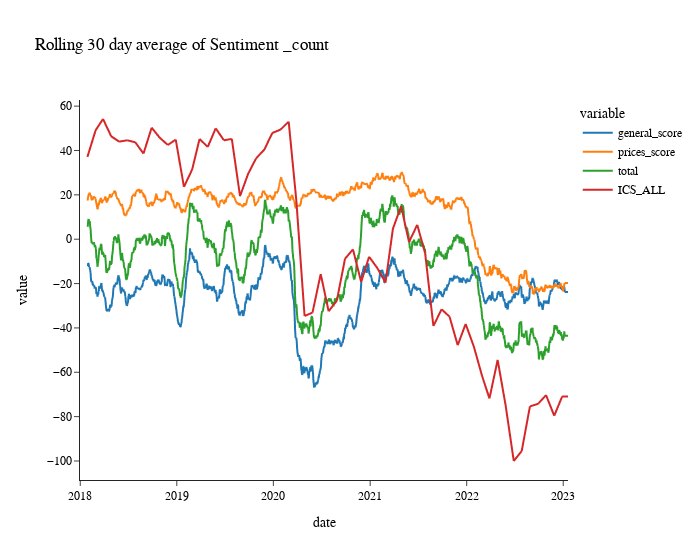

Notebook source saved alongside this figure:
### Code cell
#Collect Michigan Consumer Survey data and add onto the dataframe 
collect_mich = 1

if collect_mich:
    df_mich = pd.read_csv("http://www.sca.isr.umich.edu/files/tbmics.csv")
    df_mich['date'] = pd.to_datetime(df['YYYY'].astype(str) + ' ' + df_mich['Month'] + ' 28', format='%Y %B %d')
    df_mich = df_mich.set_index('date')
    df_mich.to_csv('data/mich_sent.csv')
else:
    df_mich = pd.read_csv('data/mich_sent.csv')


df_mich['ICS_ALL'] = 1.5*df_mich['ICS_ALL'] - 250

#Collect both the daily average score and count into one dataframe
merged_df = pd.merge(agg_count, agg_means, left_index=True, right_index=True, how='inner')

#Create a custom score metric and take a moving average
for cat in category_list:   
    merged_df[cat +"_z"] = (merged_df[cat +"_x"]) / (merged_df[cat +"_x"].mean())
    merged_df[cat +"_score"] = merged_df[cat +"_x"]*merged_df[cat +"_y"]
    merged_df[cat +"_score"] = merged_df[cat +"_score"].rolling(30).mean()


#Merge the michigan sentiment with twitter sentiment
merged_plot = pd.merge(merged_df, df_mich, left_index=True, right_index=True, how='left')
#fix missing values due to michigan being monthly and sentiment being daily
merged_plot = merged_plot.interpolate()
merged_plot['total'] = merged_plot['general_score'] + merged_plot['prices_score']

#Plot the two for comparison 
fig = px.line(merged_plot, x=merged_plot.index, y=["general_score","prices_score","total","ICS_ALL"], title=f"Rolling 30 day average of Sentiment {type_stat}",template="simple_white",width=700)
fig.update_layout(
    font_family="Georgia",
    font_color="black",
)
fig.show()

### Figure 1 — Plotly figure (JSON) as saved in the notebook; plotly's stock layout.template omitted (floating-point values rounded to 4 significant figures; data arrays with more than 128 entries replaced by an {"elided": "..."} marker saying what was removed)
{"data": [{"hovertemplate": "variable=general_score<br>date=%{x}<br>value=%{y}<extra></extra>", "legendgroup": "general_score", "line": {"color": "#1F77B4", "dash": "solid"}, "marker": {"symbol": "circle"}, "mode": "lines", "name": "general_score", "showlegend": true, "type": "scattergl", "x": {"elided": "1846 str values"}, "xaxis": "x", "y": {"elided": "1846 float values"}, "yaxis": "y"}, {"hovertemplate": "variable=prices_score<br>date=%{x}<br>value=%{y}<extra></extra>", "legendgroup": "prices_score", "line": {"color": "#FF7F0E", "dash": "solid"}, "marker": {"symbol": "circle"}, "mode": "lines", "name": "prices_score", "showlegend": true, "type": "scattergl", "x": {"elided": "1846 str values"}, "xaxis": "x", "y": {"elided": "1846 float values"}, "yaxis": "y"}, {"hovertemplate": "variable=total<br>date=%{x}<br>value=%{y}<extra></extra>", "legendgroup": "total", "line": {"color": "#2CA02C", "dash": "solid"}, "marker": {"symbol": "circle"}, "mode": "lines", "name": "total", "showlegend": true, "type": "scattergl", "x": {"elided": "1846 str values"}, "xaxis": "x", "y": {"elided": "1846 float values"}, "yaxis": "y"}, {"hovertemplate": "variable=ICS_ALL<br>date=%{x}<br>value=%{y}<extra></extra>", "legendgroup": "ICS_ALL", "line": {"color": "#D62728", "dash": "solid"}, "marker": {"symbol": "circle"}, "mode": "lines", "name": "ICS_ALL", "showlegend": true, "type": "scattergl", "x": {"elided": "1846 str values"}, "xaxis": "x", "y": {"elided": "1846 float values"}, "yaxis": "y"}], "layout": {"font": {"color": "black", "family": "Georgia"}, "legend": {"title": {"text": "variable"}, "tracegroupgap": 0}, "title": {"text": "Rolling 30 day average of Sentiment _count"}, "width": 700, "xaxis": {"anchor": "y", "domain": [0, 1], "title": {"text": "date"}}, "yaxis": {"anchor": "x", "domain": [0, 1], "title": {"text": "value"}}}}
